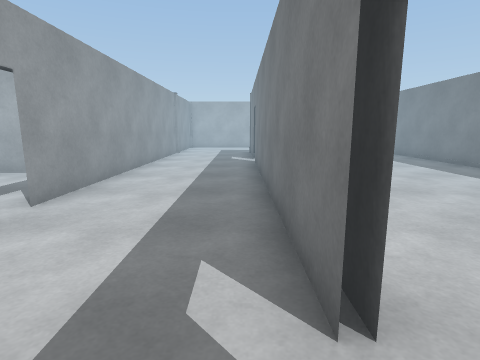
[1] (above)

24 first-person views from a walk through a 3-D level made in the Unity game engine. The camera is 1.2 m above the floor, tilts 10° down and sees 80° across. The floor is counted in squares, 1 m on a side. Each view is taken from the middle of a square. On the plan, view 1 faces up. The plan holds only what a view shows up to about 13 squares ahead; the rest is blank. The place goes on beyond the plan. The player is left out. Door leaves are left out, so doorways stand open. Surface patterns are stand-ins for the level's own textures.

[2]
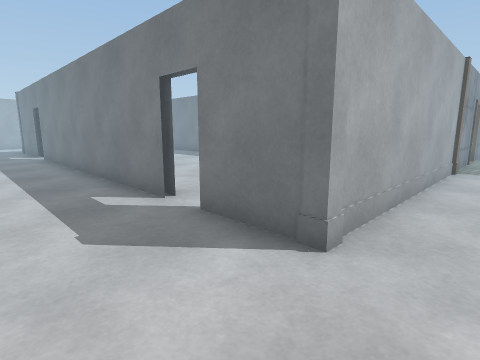

[3]
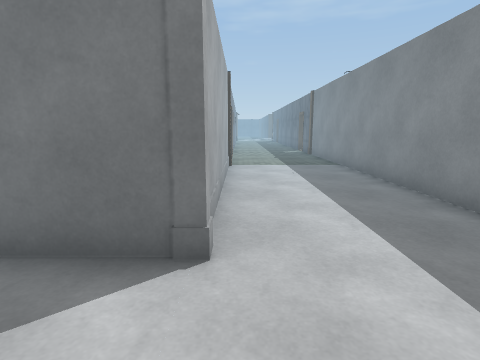

[4]
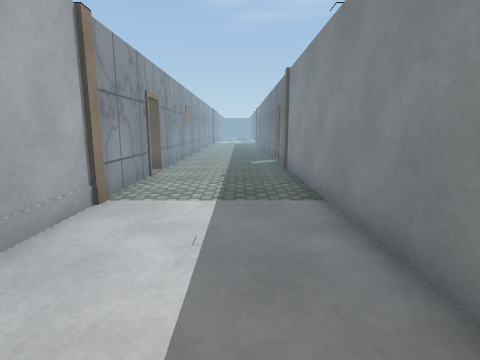

[5]
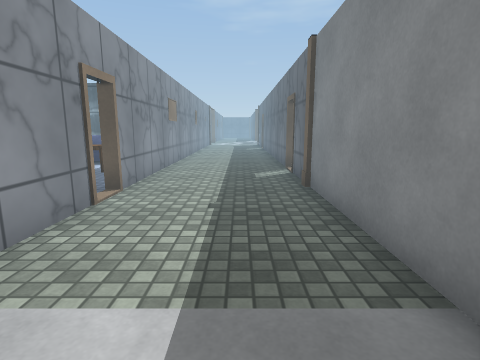

[6]
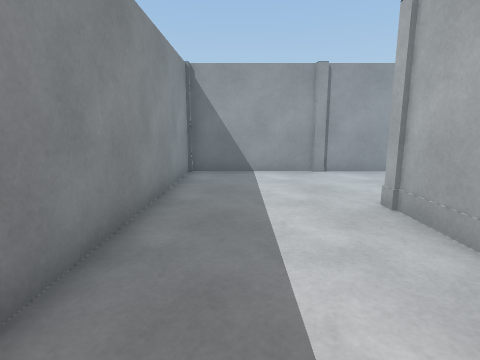

[7]
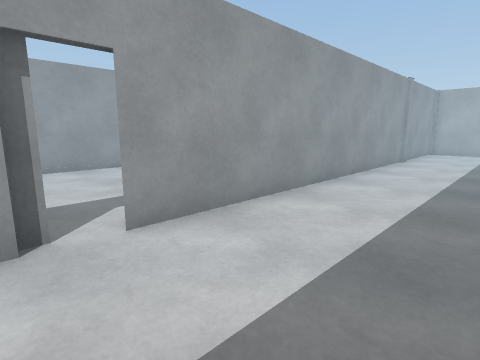

[8]
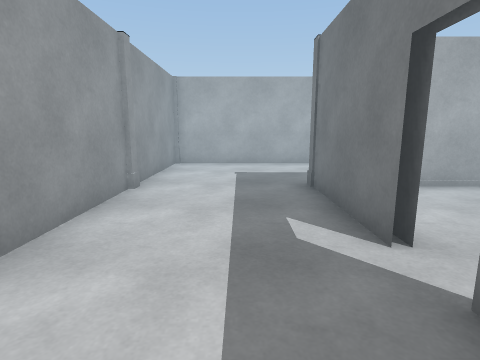

[9]
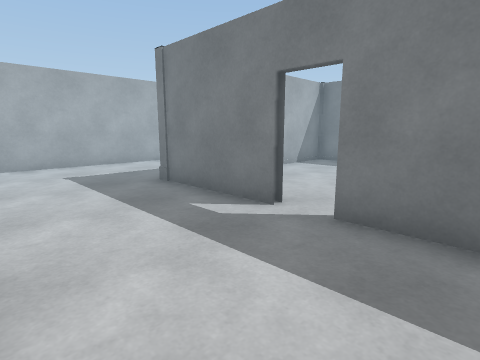

[10]
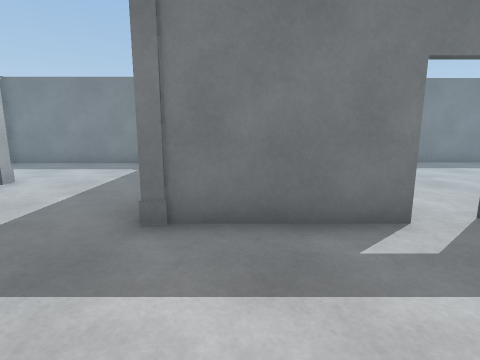

[11]
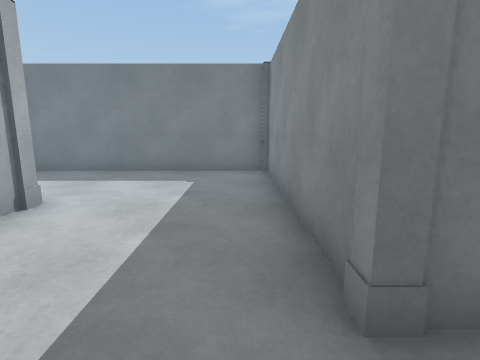

[12]
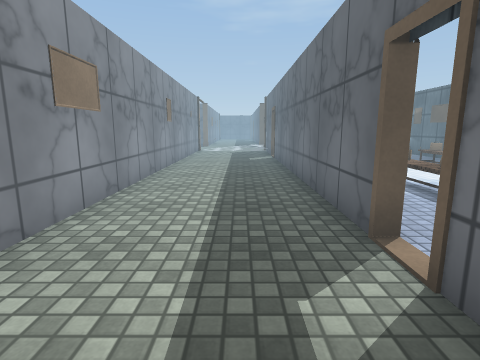

[13]
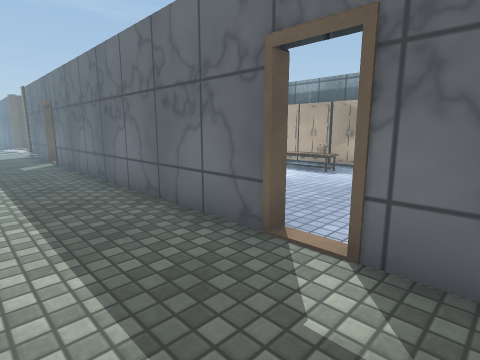

[14]
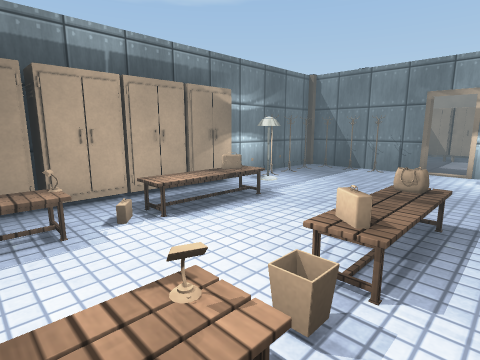

[15]
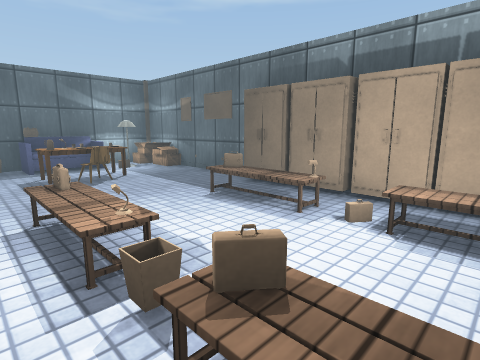

[16]
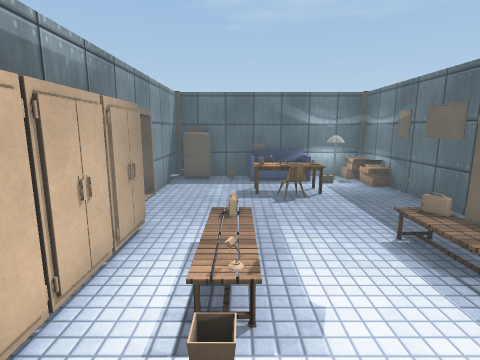

[17]
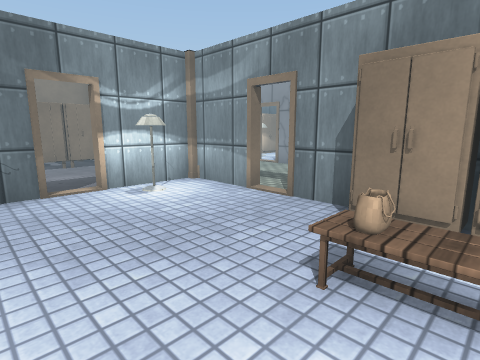

[18]
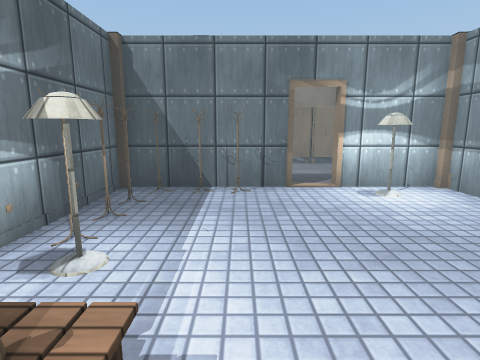

[19]
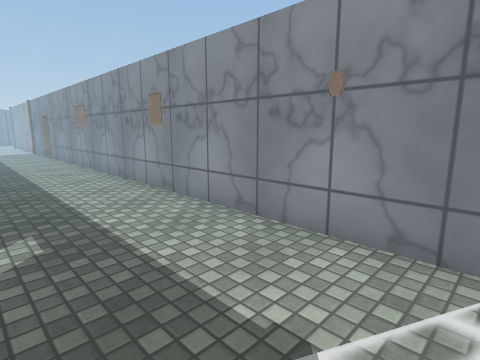

[20]
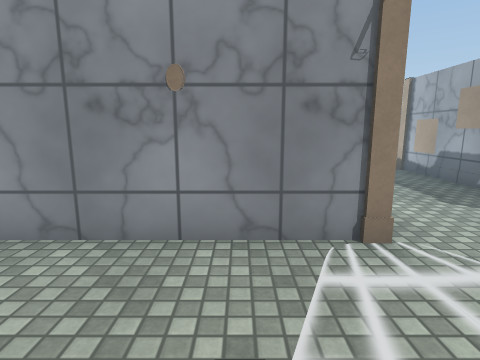

[21]
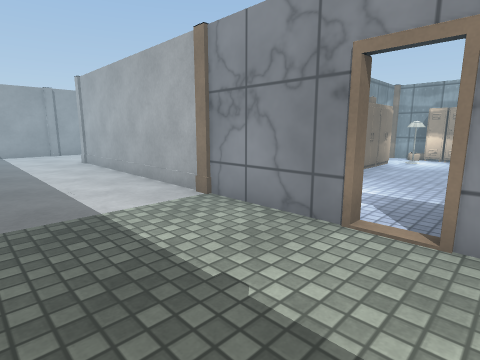

[22]
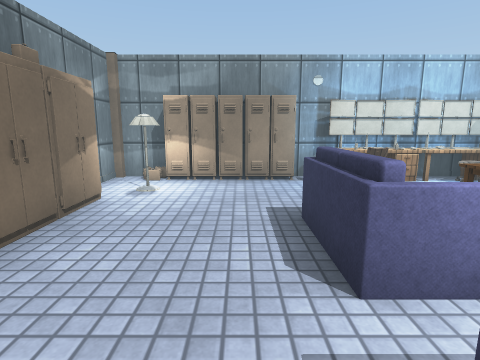

[23]
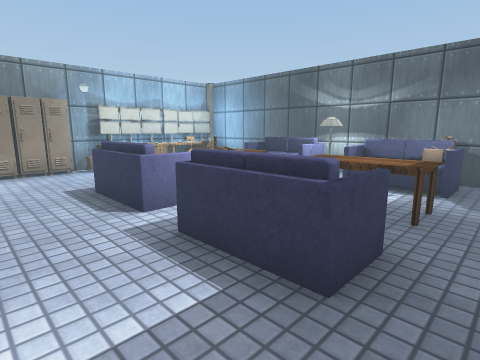

[24]
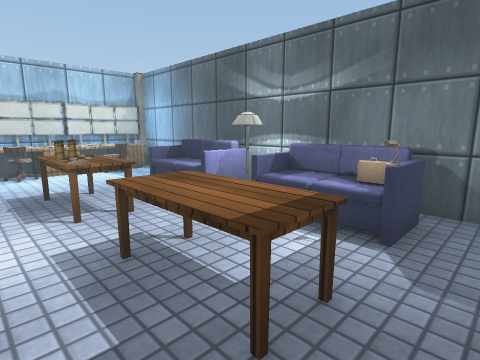

### Floor plan
Key: @ floor where view 1 was taken; # wall or solid block; x gap in a wall; . main floor; : floor 0.25 m higher than the main floor; / step, stairs or slope; D open door; T table; S sofa; C chair; B box; F fridge; M monitor; O other object.
Columns run from 10 left of view 1 to 29 right of it. Each row starts with its distance up from view 1.
 22                  ##
 21                ...#
 20       ########....#
 19       #...........#
 18       #...........#
 17       #...........#
 16       #...........#
 15       #....########
 14       #....#......#
 13       #....#......#
 12       #....x...  .#
 11       #......   ..#
 10       #....#......#
  9       #....#......## #####
  8    ## ##...#  ....#####TMMMT#
  7 #.  .. #...#  ....##...OC.C.#
  6 #......#...# .....#.........#
  5 #......#...# ...  O.....T.SS#
  4   .........#...   O...O.BBSS#
  3        #...#..     ...S.OTSS#
  2         ...#.      ...S TT###
  1         ....        ..S TT. #
  0        #..@#        ..SSTT.S#
 -1        #...#        .D......###########x
 -2       ##...##########D#######...........
 -3       #.................................
 -4       #............................../:
 -5       #.................DD.........D./::
 -6       ############## ###DD#OOOOOOO#D# F#
 -7                 OOO.. ##..............F#
 -8                  OO.. D....////OO......
 -9                   O.. D............CT.O#
-10                   O   O............TT.S
-11                       O.../////OO....##
-12                       OOOOOOOOOOOO...BB

Positions as (right, up) in squares from view 1, and headings:
1: (0, 0), facing up
2: (-2, -3), facing up-right
3: (-2, -2), facing right
4: (3, -4), facing right
5: (6, -4), facing right
6: (5, -4), facing left
7: (0, 3), facing up-left
8: (-1, 9), facing up
9: (-3, 9), facing up-right
10: (-3, 14), facing right
11: (-1, 16), facing right
12: (12, -4), facing right
13: (13, -3), facing down-right
14: (21, -7), facing down-left
15: (18, -7), facing down-right
16: (18, -8), facing right
17: (18, -10), facing up-left
18: (18, -10), facing left
19: (28, -5), facing up-left
20: (27, -5), facing up
21: (12, -5), facing up-left
22: (11, 1), facing up
23: (10, -1), facing up-right
24: (13, -1), facing up-right
